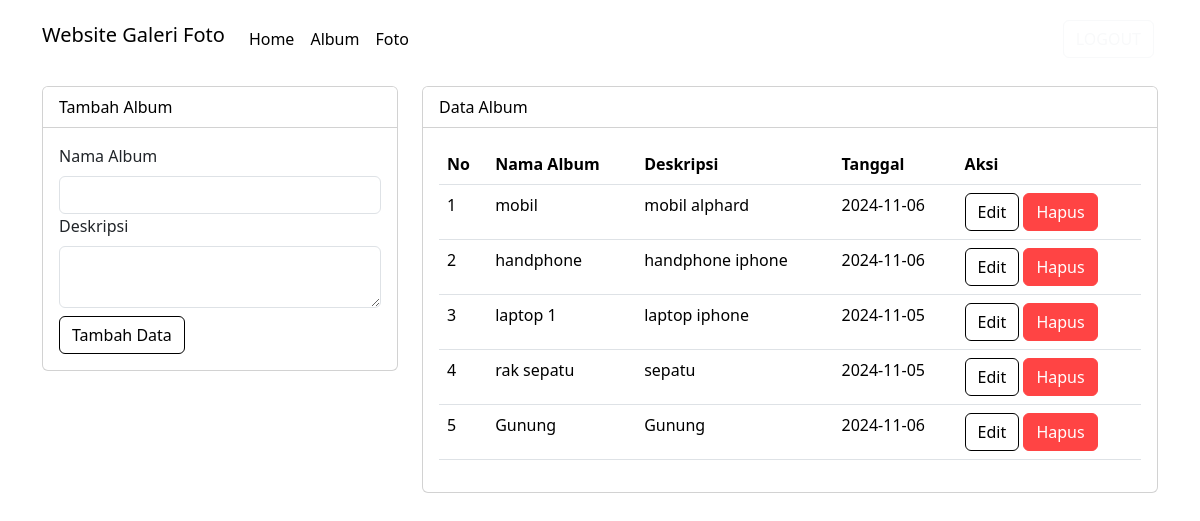
Screenshot of /user/album.php (signed in) with the database file from the repository.
### tables this page shows
CREATE TABLE `album` (
  `albumid` int(11) NOT NULL,
  `namaalbum` varchar(255) NOT NULL,
  `deskripsi` text NOT NULL,
  `tanggalbuat` date NOT NULL,
  `userid` int(11) NOT NULL
);

### user/album.php (the view, shortened to what this page needs)
<?php
include '../config/koneksi.php';
?>
<!DOCTYPE html>
<html lang="en">
<head>
    <link rel="stylesheet" type="text/css" href="../assets/css/bootstrap.min.css">
</head>
<body>
<nav class="navbar navbar-expand-lg">
  <div class="container">
    <a class="navbar-brand" href="index.php">Website Galeri Foto</a>
    <div class="collapse navbar-collapse mt-2" id="navbarNavAltMarkup">
      <div class="navbar-nav me-auto">
        <a href="home.php" class="nav-link">Home</a>
        <a href="album.php" class="nav-link">Album</a>
        <a href="foto.php" class="nav-link">Foto</a>
      </div>
      <a href="../config/aksi_logout.php" class="btn btn-outline-light m-1">LOGOUT</a>
    </div>
  </div>
</nav>
<div class="container mt-3">
    <div class="row">
        <div class="col-md-4">
        <div class="card">
            <div class="card-header">Tambah Album</div>
            <div class="card-body">
                <form action="../config/aksi_album.php" method="POST">
                    <label class="form-label">Nama Album</label>
                    <input type="text" name="namaalbum" class="form-control" required>
                    <label class="form-label">Deskripsi</label>
                    <textarea class="form-control" name="deskripsi" required></textarea>
                    <button type="submit" class="btn btn-primary mt-2" name="tambah">Tambah Data</button>
                </form>
            </div>
        </div>
        </div>
        <div class="col-md-8">
        <div class="card">
            <div class="card-header">Data Album</div>
            <div class="card-body">
                <table class="table">
                    <thead>
                        <tr>
                            <th>No</th>
                            <th>Nama Album</th>
                            <th>Deskripsi</th>
                            <th>Tanggal</th>
                            <th>Aksi</th>
                        </tr>
                    </thead>
                    <tbody>
                        <?php
                        $no = 1;
                        $userid = $_SESSION['userid'];
                        $sql = mysqli_query($koneksi,"SELECT * FROM album WHERE userid=$userid");
                        while($data = mysqli_fetch_array($sql)) {
                        ?>
                        <tr>
                            <td> <?php echo $no++ ?></td>
                            <td> <?php echo $data['namaalbum'] ?></td>
                            <td> <?php echo $data['deskripsi'] ?></td>
                            <td> <?php echo $data['tanggalbuat'] ?></td>
                            <td>
                                <button type="button" class="btn btn-primary" data-bs-toggle="modal" data-bs-target="#edit<?php echo$data['albumid'] ?>">
                                    Edit
                                </button>
                                <button type="button" class="btn btn-danger" data-bs-toggle="modal" data-bs-target="#hapus<?php echo$data['albumid'] ?>">
                                    Hapus
                                </button>
                            </td>
                        </tr>
                        <?php } ?>
                    </tbody>
                </table>
            </div>
        </div>
        </div>
    </div>
</div>
</body>
</html>

### user/album.php (style rules this page uses)
.navbar, .card-header, .modal-header, footer { background-color: #ffffff; color: #000000; }
.navbar .navbar-brand, footer p, .nav-link { color: #000000; }
.btn-primary { background-color: #ffffff; color: #000000; border-color: #000000; }
.btn-danger { background-color: #ff4444; border-color: #ff4444; color: #ffffff; }

### rows the page displays
album: namaalbum "mobil", deskripsi "mobil alphard", tanggalbuat "2024-11-06"
album: namaalbum "handphone", deskripsi "handphone iphone", tanggalbuat "2024-11-06"
album: namaalbum "laptop 1", deskripsi "laptop iphone", tanggalbuat "2024-11-05"
album: namaalbum "rak sepatu", deskripsi "sepatu", tanggalbuat "2024-11-05"
album: namaalbum "Gunung", deskripsi "Gunung", tanggalbuat "2024-11-06"
